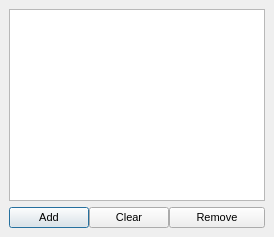
  <widget class="QDockWidget" name="dockLoading">
   <property name="sizePolicy">
    <sizepolicy hsizetype="Expanding" vsizetype="Preferred">
     <horstretch>0</horstretch>
     <verstretch>0</verstretch>
    </sizepolicy>
   </property>
   <property name="minimumSize">
    <size>
     <width>250</width>
     <height>150</height>
    </size>
   </property>
   <property name="features">
    <set>QDockWidget::DockWidgetFloatable|QDockWidget::DockWidgetMovable</set>
   </property>
   <property name="allowedAreas">
    <set>Qt::LeftDockWidgetArea|Qt::RightDockWidgetArea</set>
   </property>
   <property name="windowTitle">
    <string>Loading</string>
   </property>
   <attribute name="dockWidgetArea">
    <number>1</number>
   </attribute>
   <widget class="QWidget" name="dockWidgetContents_3">
    <layout class="QVBoxLayout" name="verticalLayout_7">
     <item>
      <widget class="QListWidget" name="tilesList">
       <property name="sizePolicy">
        <sizepolicy hsizetype="Expanding" vsizetype="Expanding">
         <horstretch>0</horstretch>
         <verstretch>0</verstretch>
        </sizepolicy>
       </property>
       <property name="selectionMode">
        <enum>QAbstractItemView::ExtendedSelection</enum>
       </property>
       <property name="selectionBehavior">
        <enum>QAbstractItemView::SelectItems</enum>
       </property>
      </widget>
     </item>
     <item>
      <layout class="QHBoxLayout" name="horizontalLayout_10">
       <property name="spacing">
        <number>0</number>
       </property>
       <property name="sizeConstraint">
        <enum>QLayout::SetDefaultConstraint</enum>
       </property>
       <item>
        <widget class="QPushButton" name="addTiles">
         <property name="sizePolicy">
          <sizepolicy hsizetype="Minimum" vsizetype="Fixed">
           <horstretch>0</horstretch>
           <verstretch>0</verstretch>
          </sizepolicy>
         </property>
         <property name="maximumSize">
          <size>
           <width>16777215</width>
           <height>16777215</height>
          </size>
         </property>
         <property name="font">
          <font>
           <pointsize>8</pointsize>
          </font>
         </property>
         <property name="toolTip">
          <string>Clear list and add new direcroty.  All images will be packed recursively.</string>
         </property>
         <property name="text">
          <string>Add</string>
         </property>
         <property name="autoDefault">
          <bool>false</bool>
         </property>
         <property name="default">
          <bool>true</bool>
         </property>
         <property name="flat">
          <bool>false</bool>
         </property>
        </widget>
       </item>
       <item>
        <widget class="QPushButton" name="clearTiles">
         <property name="sizePolicy">
          <sizepolicy hsizetype="Minimum" vsizetype="Fixed">
           <horstretch>0</horstretch>
           <verstretch>0</verstretch>
          </sizepolicy>
         </property>
         <property name="maximumSize">
          <size>
           <width>16777215</width>
           <height>16777215</height>
          </size>
         </property>
         <property name="font">
          <font>
           <pointsize>8</pointsize>
          </font>
         </property>
         <property name="toolTip">
          <string>Clear list.</string>
         </property>
         <property name="text">
          <string>Clear</string>
         </property>
         <property name="autoDefault">
          <bool>false</bool>
         </property>
         <property name="default">
          <bool>false</bool>
         </property>
         <property name="flat">
          <bool>false</bool>
         </property>
        </widget>
       </item>
       <item>
        <widget class="QPushButton" name="removeTiles">
         <property name="sizePolicy">
          <sizepolicy hsizetype="Expanding" vsizetype="Fixed">
           <horstretch>0</horstretch>
           <verstretch>0</verstretch>
          </sizepolicy>
         </property>
         <property name="maximumSize">
          <size>
           <width>16777215</width>
           <height>16777215</height>
          </size>
         </property>
         <property name="font">
          <font>
           <pointsize>8</pointsize>
          </font>
         </property>
         <property name="toolTip">
          <string>Remove selected images.</string>
         </property>
         <property name="text">
          <string>Remove</string>
         </property>
         <property name="autoDefault">
          <bool>false</bool>
         </property>
         <property name="default">
          <bool>false</bool>
         </property>
         <property name="flat">
          <bool>false</bool>
         </property>
        </widget>
       </item>
      </layout>
     </item>
    </layout>
   </widget>
  </widget>
